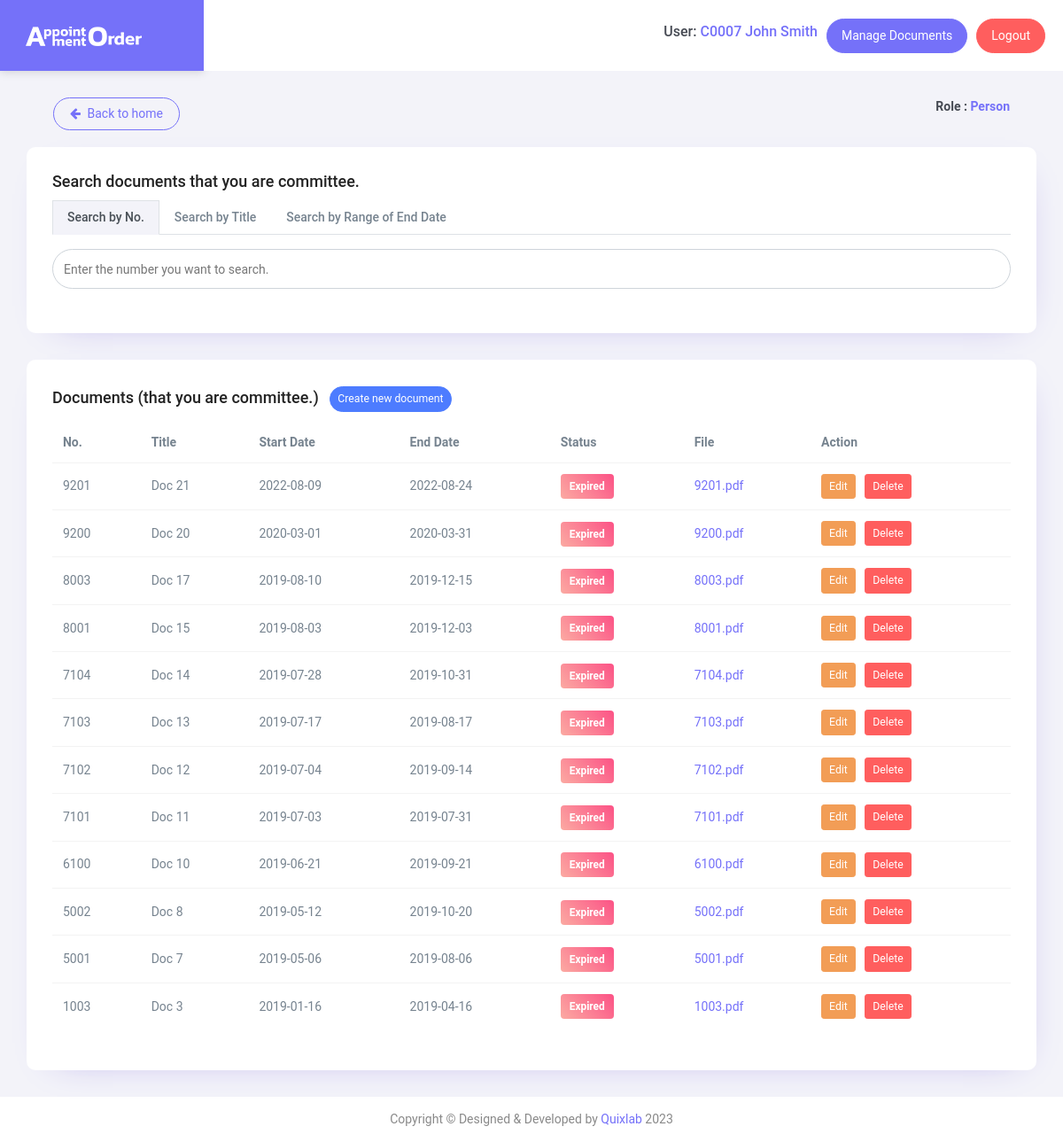
Page /person/dashboard.php (signed in) on the committed database.
### tables this page shows
CREATE TABLE `documents` (
  `id` int(11) NOT NULL COMMENT 'ID',
  `doc_num` varchar(20) NOT NULL COMMENT 'Doc No.',
  `doc_title` varchar(255) NOT NULL COMMENT 'Title',
  `doc_frdate` date NOT NULL COMMENT 'Start Date',
  `doc_todate` date DEFAULT NULL COMMENT 'End Date',
  `doc_filename` varchar(100) DEFAULT NULL COMMENT 'Filename',
  `doc_exp_sts` char(1) NOT NULL COMMENT 'Y = Expired / N = Valid'
);

### person/dashboard.php (the view, shortened to what this page needs)
<?php
require_once('../db/connect.php');
$person_id = $_SESSION['pID'];
$sql = "SELECT d.*
        FROM documents d
        INNER JOIN doc_persons dp ON d.id = dp.documents_id
        WHERE dp.persons_id = ?
        ORDER BY d.id DESC";
$stmt = $dbconn->prepare($sql);
$stmt->bind_param("s", $person_id);
$stmt->execute();
$result = $stmt->get_result();
$doc_list = $result->fetch_all(MYSQLI_ASSOC);
?>
<!DOCTYPE html>
<html lang="en">
<head>
    <link href="/assets/css/style.min.css" rel="stylesheet">
    <link href="/assets/css/bootstrap-material-datetimepicker.css" rel="stylesheet">
    <link href="/assets/icons/font-awesome/css/font-awesome.min.css" rel="stylesheet">
</head>
<body>
    <div id="main-wrapper">
        <?php require_once "../components/header.php"; ?>
        <div class="content-body">
            <div class="container-fluid">
                <div class="row page-titles mx-0">
                    <a href="/" class="btn btn-rounded btn-outline-primary mb-1">
                        <i class="fa fa-arrow-left mr-1" aria-hidden="true"></i> Back to home
                    </a>
                    <div class="col p-md-0">
                        <ol class="breadcrumb">
                            <b>
                                <span class="text-dark">Role : </span>
                                <span class="text-primary">Person</span>
                            </b>
                        </ol>
                    </div>
                </div>
                <div class="row">
                    <div class="col-12">
                        <div class="card">
                            <div class="card-body">
                                <h4 class="card-title">Search documents that you are committee.</h4>
                                <div class="default-tab">
                                    <ul class="nav nav-tabs mb-3" role="tablist">
                                        <li class="nav-item"><a onclick="clearSearch();" class="nav-link active show" data-toggle="tab" href="#tab1">Search by No.</a>
                                        </li>
                                        <li class="nav-item"><a onclick="clearSearch();" class="nav-link" data-toggle="tab" href="#tab2">Search by Title</a>
                                        </li>
                                        <li class="nav-item"><a onclick="clearSearch();" class="nav-link" data-toggle="tab" href="#tab3">Search by Range of End Date</a>
                                        </li>
                                    </ul>
                                    <form id="searchSection">
                                        <div class="tab-content">
                                            <div class="tab-pane fade active show" id="tab1" role="tabpanel">
                                                <div class="form-group">
                                                    <div class="input-group">
                                                        <input type="text" id="doc_num" onkeyup="search();" class="form-control input-rounded" placeholder="Enter the number you want to search." value="">
                                                    </div>
                                                </div>
                                            </div>
                                        </div>
                                    </form>
                                </div>
                            </div>
                        </div>
                    </div>
                </div>
                <div class="row">
                    <div class="col-12">
                        <div class="card">
                            <div class="card-body">
                                <h4 class="card-title">
                                    Documents (that you are committee.)
                                    <a href="/person/documents/new.php" class="btn btn-sm btn-rounded btn-info ml-2">
                                        Create new document
                                    </a>
                                </h4>
                                <div class="table-responsive">
                                    <table class="table header-border">
                                        <thead>
                                            <tr>
                                                <th>No.</th>
                                                <th>Title</th>
                                                <th>Start Date</th>
                                                <th>End Date</th>
                                                <th>Status</th>
                                                <th>File</th>
                                                <th>Action</th>
                                            </tr>
                                        </thead>
                                        <tbody id="display_doc">
                                            <?php foreach ($doc_list as $doc) : ?>
                                                <tr>
                                                    <td><?php echo $doc['doc_num'] ?></td>
                                                    <td><?php echo $doc['doc_title'] ?></td>
                                                    <td><?php echo $doc['doc_frdate'] ?></td>
                                                    <td><?php echo $doc['doc_todate'] ?></td>
                                                    <td>
                                                        <?php if ($doc['doc_exp_sts'] === 'Y') : ?>
                                                            <span class="label gradient-2 rounded">Expired</span>
                                                        <?php elseif ($doc['doc_exp_sts'] === 'N') : ?>
                                                            <span class="label gradient-1 rounded">Activate</span>
                                                        <?php endif; ?>
                                                    </td>
                                                    <td>
                                                        <a href="/assets/order/<?php echo $doc['doc_filename'] ?>" class="text-primary">
                                                            <?php echo $doc['doc_filename'] ?>
                                                        </a>
                                                    </td>
                                                    <td>
                                                        <a href="/person/documents/edit.php?id=<?php echo $doc['id'] ?>" class="btn btn-sm btn-warning text-white">
                                                            Edit
                                                        </a>
                                                        <a href="/person/documents/delete.php?id=<?php echo $doc['id'] ?>" onclick="return confirm('Do you want to delete this documents?')" class="btn btn-sm btn-danger">
                                                            Delete
                                                        </a>
                                                    </td>
                                                </tr>
                                            <?php endforeach; ?>
                                        </tbody>
                                    </table>
                                </div>
                            </div>
                        </div>
                    </div>
                </div>
            </div>
        </div>
        <?php require_once "../components/footer.php"; ?>
    </div>
</body>
</html>

### rows in the picture
documents: doc_num "9201", doc_title "Doc 21", doc_frdate "2022-08-09", doc_todate "2022-08-24", doc_exp_sts "Expired", doc_filename "9201.pdf"
documents: doc_num "9200", doc_title "Doc 20", doc_frdate "2020-03-01", doc_todate "2020-03-31", doc_exp_sts "Expired", doc_filename "9200.pdf"
documents: doc_num "8003", doc_title "Doc 17", doc_frdate "2019-08-10", doc_todate "2019-12-15", doc_exp_sts "Expired", doc_filename "8003.pdf"
documents: doc_num "8001", doc_title "Doc 15", doc_frdate "2019-08-03", doc_todate "2019-12-03", doc_exp_sts "Expired", doc_filename "8001.pdf"
documents: doc_num "7104", doc_title "Doc 14", doc_frdate "2019-07-28", doc_todate "2019-10-31", doc_exp_sts "Expired", doc_filename "7104.pdf"
documents: doc_num "7103", doc_title "Doc 13", doc_frdate "2019-07-17", doc_todate "2019-08-17", doc_exp_sts "Expired", doc_filename "7103.pdf"
documents: doc_num "7102", doc_title "Doc 12", doc_frdate "2019-07-04", doc_todate "2019-09-14", doc_exp_sts "Expired", doc_filename "7102.pdf"
documents: doc_num "7101", doc_title "Doc 11", doc_frdate "2019-07-03", doc_todate "2019-07-31", doc_exp_sts "Expired", doc_filename "7101.pdf"
documents: doc_num "6100", doc_title "Doc 10", doc_frdate "2019-06-21", doc_todate "2019-09-21", doc_exp_sts "Expired", doc_filename "6100.pdf"
documents: doc_num "5002", doc_title "Doc 8", doc_frdate "2019-05-12", doc_todate "2019-10-20", doc_exp_sts "Expired", doc_filename "5002.pdf"
documents: doc_num "5001", doc_title "Doc 7", doc_frdate "2019-05-06", doc_todate "2019-08-06", doc_exp_sts "Expired", doc_filename "5001.pdf"
documents: doc_num "1003", doc_title "Doc 3", doc_frdate "2019-01-16", doc_todate "2019-04-16", doc_exp_sts "Expired", doc_filename "1003.pdf"

### other values in the picture
$_SESSION['username'] "C0007"
$_SESSION['pName'] "John Smith"
